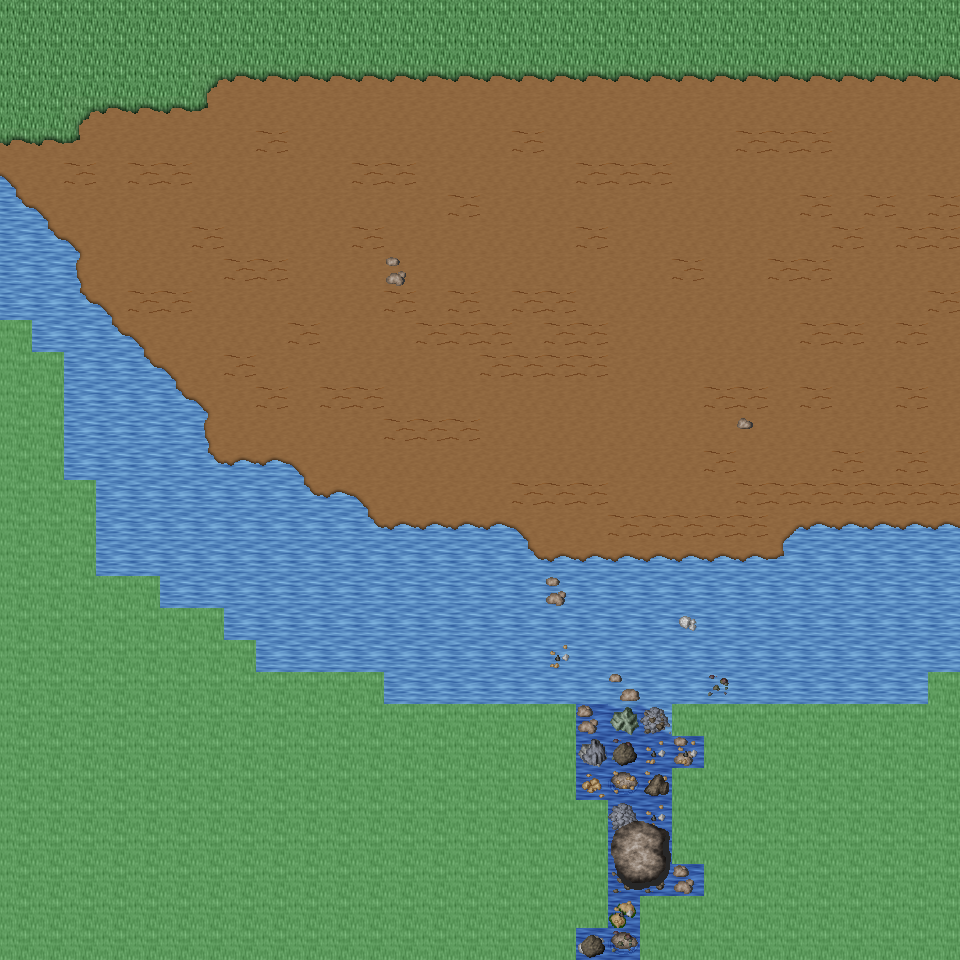

The image is a tile-based game level rendered from a .tmx file. Its description and source (layers, tilesets, objects; grid data summarised) follow:
An orthogonal 30x30 tile map with 32x32 px tiles, 6 tile layers (Ground, Object, Object2, Above, ...), 32 tilesets and 4 objects (4x mapExit).

<map version="1.0" orientation="orthogonal" renderorder="right-down" width="30" height="30" tilewidth="32" tileheight="32" nextobjectid="5">
  <tileset firstgid="1" name="tileset_ground_ground" tilewidth="32" tileheight="32" tilecount="33" columns="3">
    <image source="../drawable/tileset_ground_ground.png" width="96" height="352" />
  </tileset>
  <tileset firstgid="34" name="tileset_ground_ground_2" tilewidth="32" tileheight="32" tilecount="4" columns="4">
    <image source="../drawable/tileset_ground_ground_2.png" width="128" height="32" />
  </tileset>
  <tileset firstgid="38" name="tileset_ground_water_pool" tilewidth="32" tileheight="32" tilecount="72" columns="3">
    <image source="../drawable/tileset_ground_water_pool.png" width="96" height="768" />
  </tileset>
  <tileset firstgid="110" name="tileset_ground_ridge_earth_dark" tilewidth="32" tileheight="32" tilecount="96" columns="12">
    <image source="../drawable/tileset_ground_ridge_earth_dark.png" width="384" height="256" />
  </tileset>
  <tileset firstgid="206" name="tileset_plant_grasses" tilewidth="32" tileheight="32" tilecount="6" columns="3">
    <image source="../drawable/tileset_plant_grasses.png" width="96" height="64" />
  </tileset>
  <tileset firstgid="212" name="tileset_ground_rock_pebbles" tilewidth="32" tileheight="32" tilecount="3" columns="1">
    <image source="../drawable/tileset_ground_rock_pebbles.png" width="32" height="96" />
  </tileset>
  <tileset firstgid="215" name="tileset_plant_flower_daisy_yellow" tilewidth="32" tileheight="32" tilecount="8" columns="2">
    <image source="../drawable/tileset_plant_flower_daisy_yellow.png" width="64" height="128" />
  </tileset>
  <tileset firstgid="223" name="tileset_plant_flower_daisy_white" tilewidth="32" tileheight="32" tilecount="8" columns="2">
    <image source="../drawable/tileset_plant_flower_daisy_white.png" width="64" height="128" />
  </tileset>
  <tileset firstgid="231" name="tileset_ground_grass_edges" tilewidth="32" tileheight="32" tilecount="36" columns="12">
    <image source="../drawable/tileset_ground_grass_edges.png" width="384" height="96" />
  </tileset>
  <tileset firstgid="267" name="tileset_ground_earth_edges" tilewidth="32" tileheight="32" tilecount="18" columns="6">
    <image source="../drawable/tileset_ground_earth_edges.png" width="192" height="96" />
  </tileset>
  <tileset firstgid="285" name="tileset_ground_grass_corners" tilewidth="32" tileheight="32" tilecount="24" columns="6">
    <image source="../drawable/tileset_ground_grass_corners.png" width="192" height="128" />
  </tileset>
  <tileset firstgid="309" name="tileset_ground_square_paving" tilewidth="32" tileheight="32" tilecount="1" columns="1">
    <image source="../drawable/tileset_ground_square_paving.png" width="32" height="32" />
  </tileset>
  <tileset firstgid="310" name="tileset_plant_flower_daisy_red" tilewidth="32" tileheight="32" tilecount="8" columns="2">
    <image source="../drawable/tileset_plant_flower_daisy_red.png" width="64" height="128" />
  </tileset>
  <tileset firstgid="318" name="tileset_plant_flower_daisy_blue" tilewidth="32" tileheight="32" tilecount="8" columns="2">
    <image source="../drawable/tileset_plant_flower_daisy_blue.png" width="64" height="128" />
  </tileset>
  <tileset firstgid="326" name="tileset_plant_tree_tree_darkgreen" tilewidth="32" tileheight="32" tilecount="88" columns="8">
    <image source="../drawable/tileset_plant_tree_tree_darkgreen.png" width="256" height="352" />
  </tileset>
  <tileset firstgid="414" name="tileset_object_well" tilewidth="32" tileheight="32" tilecount="4" columns="2">
    <image source="../drawable/tileset_object_well.png" width="64" height="64" />
  </tileset>
  <tileset firstgid="418" name="tileset_plant_bush_bushes" tilewidth="32" tileheight="32" tilecount="10" columns="5">
    <image source="../drawable/tileset_plant_bush_bushes.png" width="160" height="64" />
  </tileset>
  <tileset firstgid="428" name="tileset_ground_eye" tilewidth="32" tileheight="32" tilecount="9" columns="3">
    <image source="../drawable/tileset_ground_eye.png" width="96" height="96" />
  </tileset>
  <tileset firstgid="437" name="tileset_plant_stump_rectangular" tilewidth="32" tileheight="32" tilecount="4" columns="2">
    <image source="../drawable/tileset_plant_stump_rectangular.png" width="64" height="64" />
  </tileset>
  <tileset firstgid="441" name="tileset_item_gothic_large_gravestone" tilewidth="32" tileheight="32" tilecount="9" columns="3">
    <image source="../drawable/tileset_item_gothic_large_gravestone.png" width="96" height="96" />
  </tileset>
  <tileset firstgid="450" name="tileset_logic_collision" tilewidth="32" tileheight="32" tilecount="1" columns="1">
    <image source="../drawable/tileset_logic_collision.png" width="32" height="32" />
  </tileset>
  <tileset firstgid="451" name="tileset_logic_item_herb" tilewidth="32" tileheight="32" tilecount="5" columns="5">
    <image source="../drawable/tileset_logic_item_herb.png" width="160" height="32" />
  </tileset>
  <tileset firstgid="456" name="tileset_ground_rock_rubble" tilewidth="32" tileheight="32" tilecount="9" columns="3">
    <image source="../drawable/tileset_ground_rock_rubble.png" width="96" height="96" />
  </tileset>
  <tileset firstgid="465" name="tileset_ground_rock_rocks_3" tilewidth="32" tileheight="32" tilecount="16" columns="4">
    <image source="../drawable/tileset_ground_rock_rocks_3.png" width="128" height="128" />
  </tileset>
  <tileset firstgid="481" name="tileset_ground_rock_large_boulder" tilewidth="32" tileheight="32" tilecount="9" columns="3">
    <image source="../drawable/tileset_ground_rock_large_boulder.png" width="96" height="96" />
  </tileset>
  <tileset firstgid="490" name="tileset_ground_rock_large_pebble" tilewidth="32" tileheight="32" tilecount="2" columns="2">
    <image source="../drawable/tileset_ground_rock_large_pebble.png" width="64" height="32" />
  </tileset>
  <tileset firstgid="492" name="tileset_ground_rock_rocks_2" tilewidth="32" tileheight="32" tilecount="4" columns="2">
    <image source="../drawable/tileset_ground_rock_rocks_2.png" width="64" height="64" />
  </tileset>
  <tileset firstgid="496" name="tileset_ground_green_paving" tilewidth="32" tileheight="32" tilecount="18" columns="3">
    <image source="../drawable/tileset_ground_green_paving.png" width="96" height="192" />
  </tileset>
  <tileset firstgid="514" name="tileset_logic_protection" tilewidth="32" tileheight="32" tilecount="2" columns="2">
    <image source="../drawable/tileset_logic_protection.png" width="64" height="32" />
  </tileset>
  <tileset firstgid="516" name="tileset_building_castle" tilewidth="32" tileheight="32" tilecount="320" columns="20">
    <image source="../drawable/tileset_building_castle.png" width="640" height="512" />
  </tileset>
  <tileset firstgid="836" name="tileset_logic_creature_ogre" tilewidth="32" tileheight="32" tilecount="4" columns="4">
    <image source="../drawable/tileset_logic_creature_ogre.png" width="128" height="32" />
  </tileset>
  <tileset firstgid="840" name="tileset_logic_creature_troll" tilewidth="32" tileheight="32" tilecount="4" columns="4">
    <image source="../drawable/tileset_logic_creature_troll.png" width="128" height="32" />
  </tileset>
  <layer name="Ground" width="30" height="30">
    <data>[900 cells, 900 non-empty, 9 distinct tile ids]</data>
  </layer>
  <layer name="Object" width="30" height="30">
    <data>[900 cells, 179 non-empty, 27 distinct tile ids]</data>
  </layer>
  <layer name="Object2" width="30" height="30">
    <data>[900 cells, 14 non-empty, 11 distinct tile ids]</data>
  </layer>
  <layer name="Above" width="30" height="30">
    <data>[900 cells, 0 non-empty, 0 distinct tile ids]</data>
  </layer>
  <layer name="Above2" width="30" height="30">
    <data>[900 cells, 0 non-empty, 0 distinct tile ids]</data>
  </layer>
  <layer name="Walkable" width="30" height="30">
    <data>[900 cells, 271 non-empty, 1 distinct tile ids]</data>
  </layer>
  <objectgroup name="MapEvents">
    <object id="1" name="north" type="mapExit" x="0" y="0" width="960" height="32">
      <properties>
        <property name="map" value="level_0_x120_y95" />
        <property name="x" value="0" />
        <property name="y" value="28" />
      </properties>
    </object>
    <object id="2" name="south" type="mapExit" x="576" y="928" width="64" height="32">
      <properties>
        <property name="map" value="level_0_x120_y97" />
        <property name="x" value="18" />
        <property name="y" value="1" />
      </properties>
    </object>
    <object id="3" name="west" type="mapExit" x="0" y="0" width="32" height="320">
      <properties>
        <property name="map" value="level_0_x119_y96" />
        <property name="x" value="28" />
        <property name="y" value="0" />
      </properties>
    </object>
    <object id="4" name="east" type="mapExit" x="928" y="0" width="32" height="672">
      <properties>
        <property name="map" value="level_0_x121_y96" />
        <property name="x" value="1" />
        <property name="y" value="0" />
      </properties>
    </object>
  </objectgroup>
</map>
